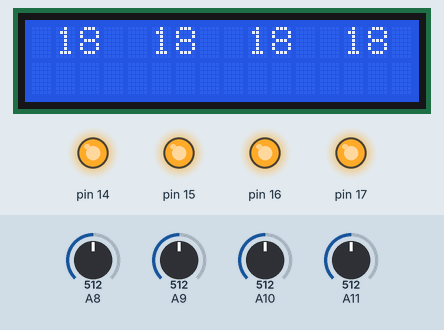
This sketch was run on a simulated Arduino Mega 2560, built with avr-gcc and run on an emulated ATmega2560. Parts: 16×2 character LCD, output pins drawn as LEDs (lit = HIGH). Inputs (shaded band) come from the test bench; at power-on: A8 = 512, A9 = 512, A10 = 512, A11 = 512.

Above: at 4.2 s.
4.3 s: A8 set to 429
At 5.4 s:
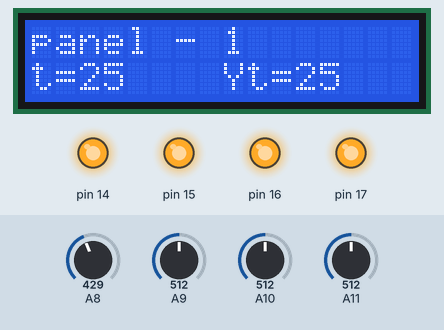
6.5 s: A8 set to 398
At 7.0 s:
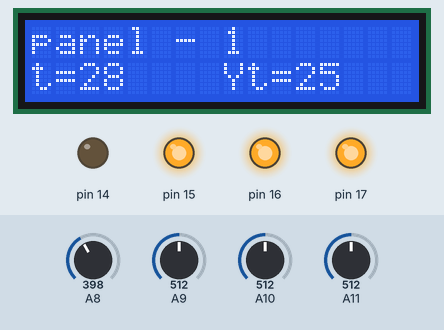
8.0 s: A9 set to 423
9.5 s: A9 set to 409
At 10.3 s:
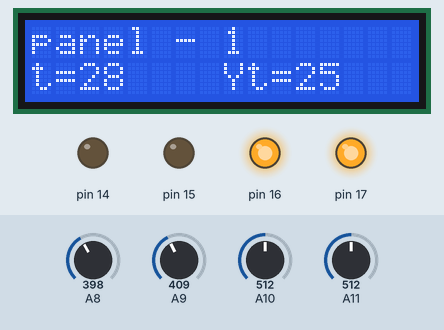
11.0 s: A10 set to 434
12.5 s: A10 set to 401
At 13.8 s:
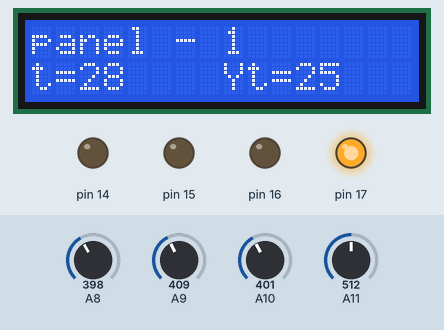
Timing chart, 0 to 15.0 s (numbered marks = the images above; inputs shaded):
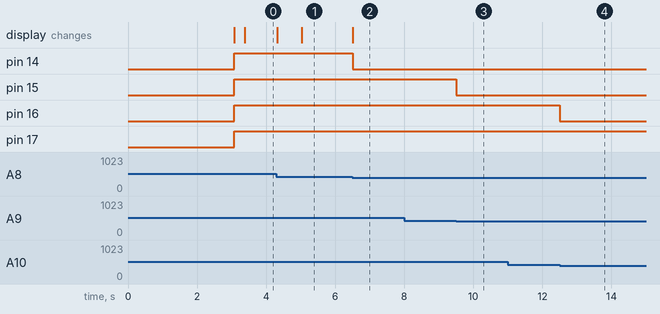

The sketch:

SmartHome_V1.3.ino
```cpp
#include <LiquidCrystal.h>

#include <Keypad.h>

#include <math.h>

// RW  подключаем к земле

const byte ROWS = 4; //число строк у нашей клавиатуры
const byte COLS = 4; //число столбцов у нашей клавиатуры
char hexaKeys[ROWS][COLS] = {//имена кнопок
{'d','f','1','1'},
{'u','b','1','1'},
{'c','1','1','1'},
{'1','1','1','1'}
};

byte rowPins[ROWS] = {13, 12, 11, 10};
byte colPins[COLS] = {3, 2, 1, 0};

Keypad customKeypad = Keypad(makeKeymap(hexaKeys), rowPins, colPins, ROWS, COLS);
LiquidCrystal lcd(8, 9, 4, 5, 6, 7); //(RS, E, DB4, DB5, DB6, DB7)
long int timeout2 = 0;
long int timeout = 0;
int Room = 2; //текущая комната
int LastRoomCount = 4; //последняя выбранная комната
const int MaxRoom = 4 + 1; //кол-во комнат, индексация ведется с "1"
float term[MaxRoom]; //температура в комнатах
float LastTerm[MaxRoom]; //последняя отмеченная температура
float PointTerm[MaxRoom]; //нужная температура
float LastPointTerm[MaxRoom]; //последняя нужная температура
bool RelePower[MaxRoom]; //состояние реле
float TStep = 2; //шаг срабатывания реле на выключение(в градусах)
float TStep2 = 1.01; //шаг срабатывания реле на включение(в градусах)
bool start = 0; //запуск полного отображения

double Thermister(int RawADC) {
  double temp;
  temp = log(10240000 / RawADC - 10000);
  temp = 1 / (0.001129148 + (0.000234145 + (0.0000000876741 * temp * temp)) * temp);
  temp = temp - 273.15;
  return temp;
}
void HiHome() { //старт программы
  lcd.begin(16, 2); //размерность экрана
  lcd.setCursor(0, 0);
  lcd.print("Hello");
  lcd.setCursor(0, 1);
  lcd.print("    Your Home");
  delay(3000);
  lcd.clear();
}

void setup() {
  pinMode(14, OUTPUT);
  pinMode(15, OUTPUT);
  pinMode(16, OUTPUT);
  pinMode(17, OUTPUT);
  for (int i = 1; i < MaxRoom; i++) {
    PointTerm[i] = 25;
  }
  Serial.begin(9600);
  HiHome();
}
void InfoRoom() { // вывод на экран информации по комнате
  if (timeout + 5000 > millis()) {
    infoPanels();
  } else {
    lcd.setCursor(0, 0);
    lcd.print("panel - ");
    lcd.setCursor(8, 0);
    lcd.print(Room);
    lcd.setCursor(9, 0);
    lcd.print("       ");
    lcd.setCursor(0, 1);
    lcd.print("t=");
    lcd.setCursor(2, 1);
    lcd.print(int(term[Room]));
    lcd.setCursor(4, 1);
    lcd.print("    ");
    lcd.setCursor(8, 1);
    lcd.print("Yt=");
    lcd.setCursor(11, 1);
    lcd.print(int(PointTerm[Room]));
    lcd.setCursor(13, 1);
    lcd.print("  ");
  }
}

void infoPanels() {
  lcd.clear();

  lcd.setCursor(0, 1);
  lcd.print(" ");
  lcd.setCursor(1, 0);
  lcd.print(int(term[1]));
  lcd.print("  ");
  lcd.setCursor(5, 0);
  lcd.print(int(term[2]));
  lcd.print("  ");
  lcd.setCursor(9, 0);
  lcd.print(int(term[3]));
  lcd.print("  ");
  lcd.setCursor(13, 0);
  lcd.print(int(term[4]));
  lcd.print(" ");
}

void Logic() {
  //ограничители селектора комнат
  if (Room < 1) {
    Room = MaxRoom - 1;
  }
  if (Room > MaxRoom - 1) {
    Room = 1;
  }

  //флажок для отрисовки
  if (LastRoomCount != Room or((LastTerm[Room] - 0.2) < term[Room] < (LastTerm[Room] + 0.2)) or LastPointTerm[Room] != PointTerm[Room]) {
    InfoRoom();
    LastRoomCount = Room;
    LastTerm[Room] = term[Room];
    LastPointTerm[Room] = PointTerm[Room];
  }
  if (LastRoomCount != Room) {
    timeout -= 5000;
    LastRoomCount = Room;
  }
}

void CheckButt() {
  char customKey = customKeypad.getKey();

  if (customKey) { //если что-то нажато
    switch (customKey) {
    case 'u':
      PointTerm[Room]--;
      break;
    case 'd':
      PointTerm[Room]++;
      break;
    case 'f':
      Room++;
      break;
    case 'b':
      Room--;
      break;
    case 'c':
      timeout = millis();
      infoPanels();
      break;
    }
  }
}

void CheckTerm() {
  term[1] = Thermister(950 - analogRead(A8));
  term[2] = Thermister(950 - analogRead(A9));
  term[3] = Thermister(950 - analogRead(A10));
  term[4] = Thermister(950 - analogRead(A11));
}

void TermoControl() {

  if (term[1] < PointTerm[1] - TStep2) {
    digitalWrite(14, HIGH);

  } else if (term[1] > PointTerm[1] + TStep) {
    digitalWrite(14, LOW);
  }

  if (term[2] < PointTerm[2] - TStep2) {
    digitalWrite(15, HIGH);
  } else if (term[2] > PointTerm[2] + TStep) {
    digitalWrite(15, LOW);
  }

  if (term[3] < PointTerm[3] - TStep2) {
    digitalWrite(16, HIGH);
  } else if (term[3] > PointTerm[3] + TStep) {
    digitalWrite(16, LOW);
  }

  if (term[4] < PointTerm[4] - TStep2) {
    digitalWrite(17, HIGH);
  } else if (term[4] > PointTerm[4] + TStep) {
    digitalWrite(17, LOW);
  }

}

void loop() {

  Logic();

  CheckButt();

  CheckTerm();

  TermoControl();

  if (!start) {
    Room = 1;
    start = !start;
  }
}
```

Measured:
- the behaviour switches between 416 and 415 on A8 (found by bisection; images 1 and 2)
- the behaviour switches between 416 and 415 on A9 (found by bisection; images 2 and 3)
- the behaviour switches between 416 and 415 on A10 (found by bisection; images 3 and 4)
- after the input at 4.3 s, the display: first changes at once (image 1 shows a later state)
- after the input at 6.5 s, pin 14: HIGH → LOW at once; the display: changes at once (image 2)
- after the input at 8.0 s, every drawn part: stays the same
- after the input at 9.5 s, pin 15: HIGH → LOW at once
- after the input at 11.0 s, every drawn part: stays the same
- after the input at 12.5 s, pin 16: HIGH → LOW at once
